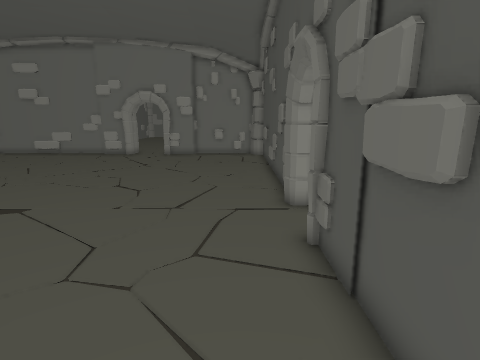
view 1 (above)

16 first-person views from a walk through a Unity game level. The camera is 1.5 m above the floor, tilts 12° down and sees 80° across. The floor is counted in squares, 0.5 m on a side. Each view is taken from the middle of a square. On the plan, view 1 faces up. The plan holds only what a view shows up to about 20 squares ahead; the rest is blank. The place goes on beyond the plan. The player character is not drawn. Some animated figures are not drawn. Door leaves are left out, so doorways stand open.

view 2
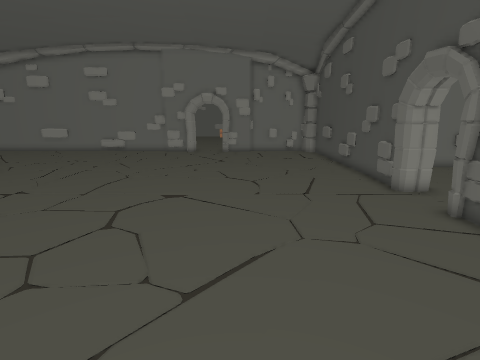

view 3
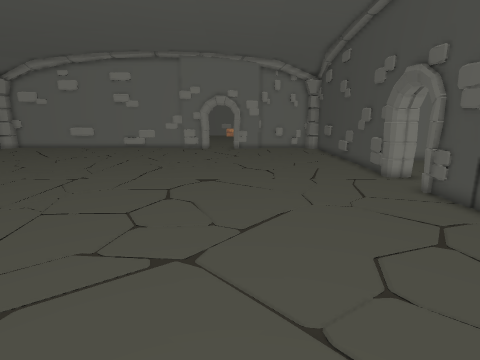

view 4
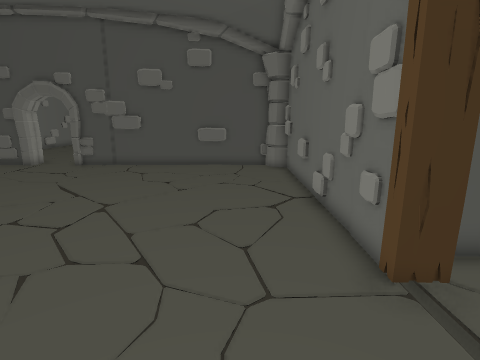

view 5
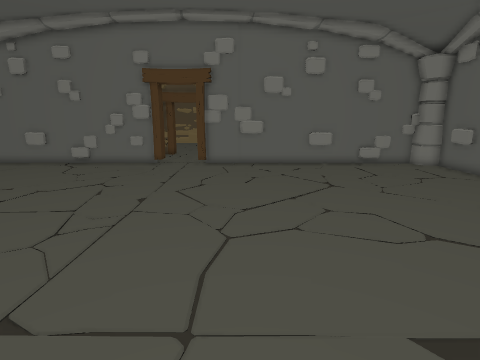

view 6
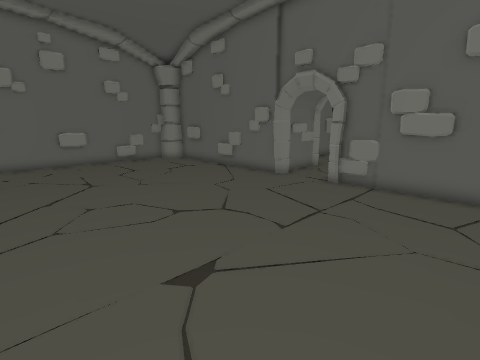

view 7
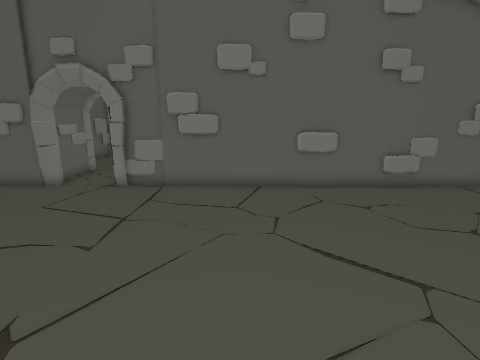

view 8
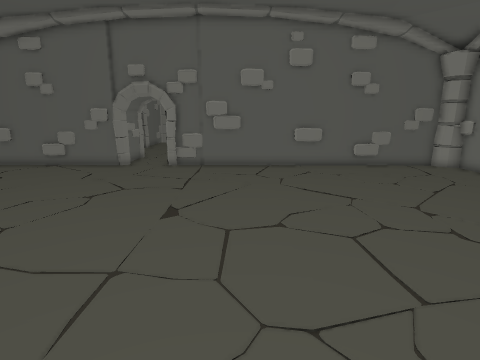

view 9
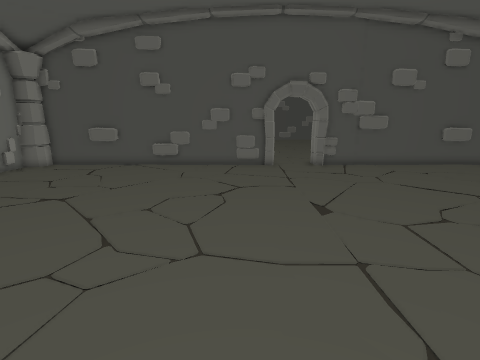

view 10
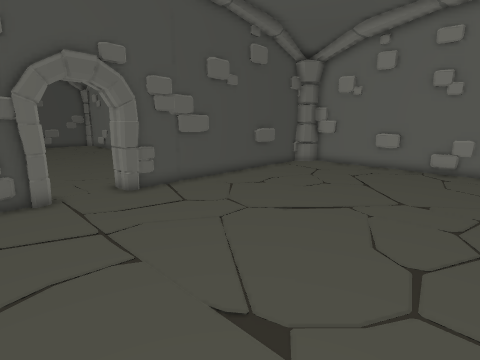

view 11
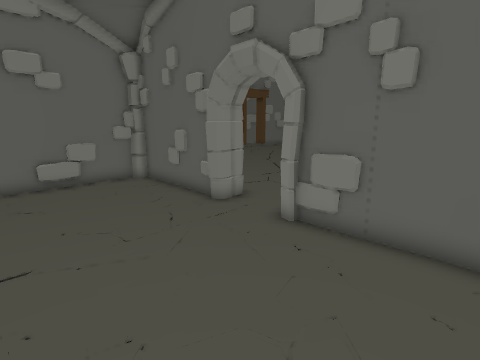

view 12
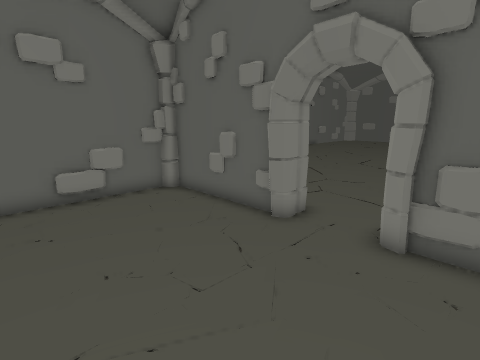

view 13
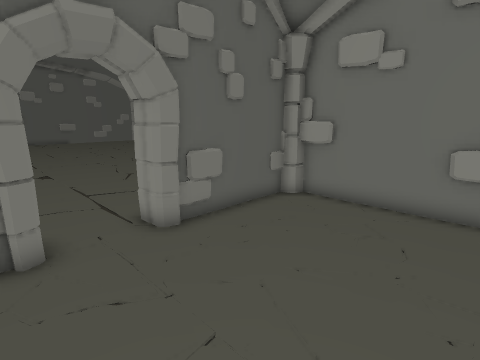

view 14
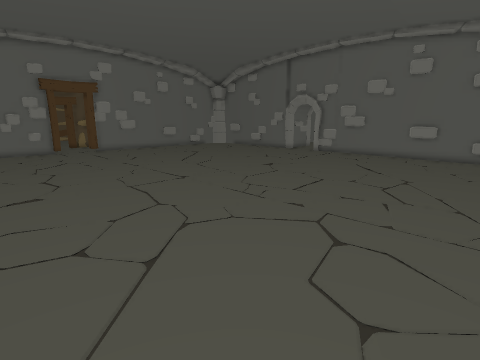

view 15
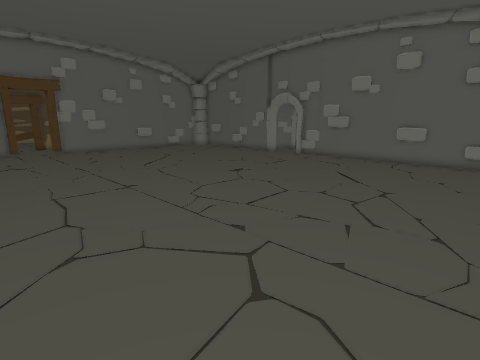

view 16
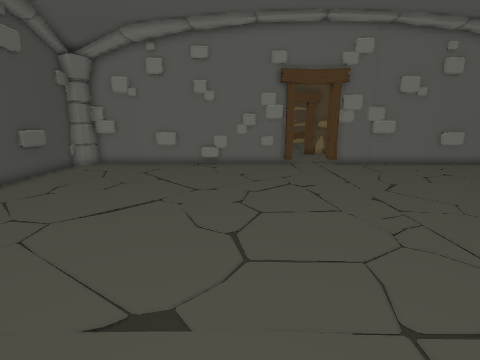

### Floor plan
Points are (right, up) in squares from view 1. A wall is a line through its corners. A room is listed if a view was taken in it or the views show most of it. See-through windows are left out.
Room 1 (views 1, 2, 3, 4, 5, 6, 7, 8, 9, 10, 14, 15, 16)
walls: (-12.6, -6.7) (-10.4, -6.8); (-16.7, -6.7) (-15.2, -6.7); (-11.3, -6.8) (-10.6, -6.9); (-12.3, -7) (1.1, -7.2); (-10.2, -6.8) (-8.8, -6.8); (-19.5, -6.6) (-17.7, -6.7); (1.6, 6.5) (1.8, 7.1) (3.1, 7.1); (2, 10.2) (2, 22.6); (1.9, 3.4) (1.8, 3.9); (-30.7, 7.8) (-30.9, 7.2); (1.8, 2.5) (1.8, 4.2); (-30.8, 11.1) (-30.7, 10.6); (-30.7, 12) (-30.7, 10.3) (-31, 10); (3.1, 9.7) (1.8, 9.7) (1.6, 10.3); (-30.9, 4.5) (-30.7, 3.8); (-30.8, 3.5) (-30.9, -0.9); (-31, 4) (-31.2, -5.8) (-30.3, -5.8) (-29.9, -6.1); (-30.6, 17.2) (-30.6, 15.6); (1.8, -3) (1.8, -1.4); (1.8, 20.1) (1.8, 21.8); (-30.9, -3) (-30.9, -4.5); (-0.4, -6.9) (1.1, -6.9) (1.1, -6.2) (1.5, -5.9); (1.1, -6.1) (1.4, -5.9); (2, -5.7) (2, 6.5); (0.9, -6.9) (1.1, -6) (1.8, -5.8); (-30.1, -5.8) (-29.9, -6.5) (-29.5, -6.5); (-30.3, -5.8) (-29.6, -6.7) (-15.5, -6.9); (-31.2, -5.6) (-30.3, -5.7); (-30.7, 22.6) (-31, 7.7)
low walls: (-8.2, -6.8) (-6.3, -6.8); (-31, 9.6) (-30.9, 8.8) (-31, 7.8); (-4.5, -6.9) (-3.3, -6.9); (1.8, 16.1) (1.8, 17.6); (-24.3, -6.6) (-22.8, -6.6); (-27.5, -6.5) (-26.3, -6.5); (1.8, -5.8) (1.8, -5.4); (-30.5, 21) (-30.6, 19.5)
ways out: open door at (3, 8) to room 2; open door at (-31, 6) to room 3; open door at (-14, -7)
Room 2 (views 11, 12, 13)
walls: (3.2, 10) (2.4, 9.5); (3.3, 10.4) (3.1, 9.7); (3.1, 7.1) (3.3, 6.5); (2.9, 6.6) (2.9, 0.9); (4.7, 15.9) (3.7, 15.9); (9.4, 16.1) (3.5, 16.1); (3.5, 15.7) (2.9, 15.6); (3.8, 15.9) (2.9, 15.4); (3.6, 15.9) (3.5, 15.8) (2.9, 15.3) (2.9, 10.2); (3.1, 1) (3.7, 0.6); (3.3, 0.8) (3.8, 0.8); (3.4, 0.5) (9.2, 0.5)
low walls: (3.1, 11.4) (2.9, 10.4); (3, 12.2) (3, 11.2); (9.2, 15.9) (8.6, 15.9); (6, 0.8) (7.6, 0.8)
ways out: open door at (3, 8) to room 1
Room 3 (no view inside)
walls: (-32.5, 4.1) (-32, 4.1)
ways out: open door at (-31, 6) to room 1

Where each view was taken, in squares from view 1:
view 1: 0 up, 0 right, facing up
view 2: 2 down, 5 left, facing up
view 3: 5 down, 6 left, facing up
view 4: 4 down, 17 left, facing right
view 5: 13 up, 18 left, facing down
view 6: 14 up, 18 left, facing down-left
view 7: 13 up, 18 left, facing left
view 8: 12 up, 12 left, facing left
view 9: 12 up, 17 left, facing right
view 10: 12 up, 10 left, facing down-right
view 11: 15 up, 10 right, facing down-left
view 12: 12 up, 10 right, facing down-left
view 13: 6 up, 10 right, facing up-left
view 14: 22 up, 6 left, facing down-left
view 15: 22 up, 9 left, facing down-left
view 16: 13 up, 9 left, facing down
